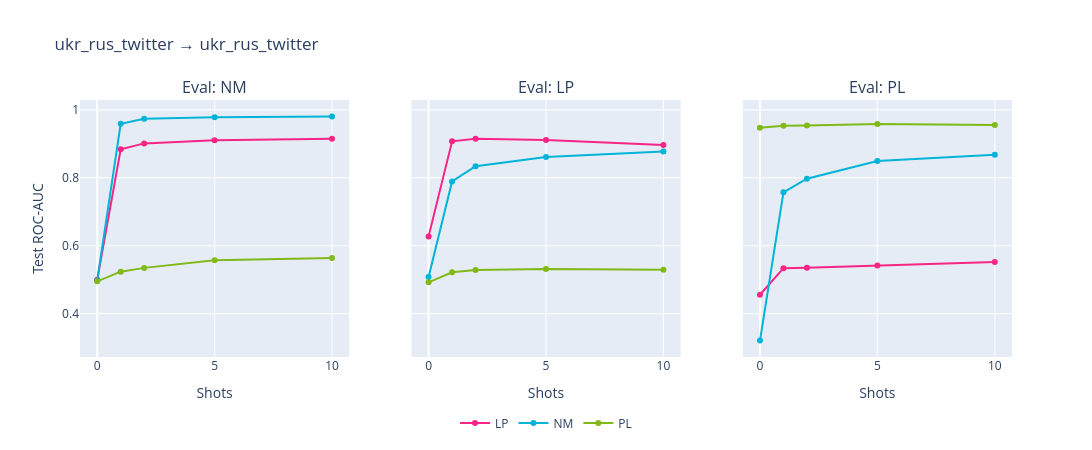

The notebook cell this image was saved under:
### Code cell
import plotly.graph_objects as go
from plotly.subplots import make_subplots

TRAIN_DATASET = 'ukr_rus_twitter'
EVAL_DATASET = 'ukr_rus_twitter'
EVAL_TASKS = ["nm", "lp", "pl"]
colors = {"nm": "#00b4d8", "lp": "#f72585", "pl": "#80b918"}

i_cross = df.train1_dataset.eq(TRAIN_DATASET) & df.eval1_dataset.eq(EVAL_DATASET)
plot_df_cross = df[i_cross].copy()
i_same = (df.train1_dataset.eq(EVAL_DATASET) & df.eval1_dataset.eq(EVAL_DATASET)
          & df.prefix.str.startswith("trained"))
plot_df_same = df[i_same].dropna()

fig = make_subplots(rows=1, cols=len(EVAL_TASKS), shared_yaxes=True,
                    subplot_titles=[f"Eval: {t.upper()}" for t in EVAL_TASKS])

seen = set()  # dedupe legend across subplots
for col, eval_task in enumerate(EVAL_TASKS, start=1):
    # Cross (solid)
    sub_c = plot_df_cross[plot_df_cross["eval1_task"] == eval_task]
    for tt in sorted(sub_c["train1_task"].dropna().unique()):
        s = sub_c[sub_c["train1_task"] == tt].sort_values("shot_label")
        name = tt.upper()
        fig.add_trace(go.Scatter(
            x=s["shot_label"], y=s["test_roc_auc"],
            mode="lines+markers", name=name,
            legendgroup=name, showlegend=name not in seen,
            line=dict(color=colors.get(tt)),
            customdata=s[["display_name"]].values,
            hovertemplate="<b>%{customdata[0]}</b><br>shots=%{x}<br>AUC=%{y:.3f}<extra></extra>",
        ), row=1, col=col)
        seen.add(name)

    # Same-dataset baseline (dashed)
    sub_s = plot_df_same[plot_df_same["eval1_task"] == eval_task]
    for tt in sorted(sub_s["train1_task"].dropna().unique()):
        s = sub_s[sub_s["train1_task"] == tt].sort_values("shot_label")
        name = f"{tt.upper()} (baseline)"
        fig.add_trace(go.Scatter(
            x=s["shot_label"], y=s["test_roc_auc"],
            mode="lines", name=name,
            legendgroup=name, showlegend=name not in seen,
            line=dict(color=colors.get(tt), dash="dash"), opacity=0.5,
            customdata=s[["display_name"]].values,
            hovertemplate="<b>%{customdata[0]}</b><br>shots=%{x}<br>AUC=%{y:.3f}<extra></extra>",
        ), row=1, col=col)
        seen.add(name)

    fig.update_xaxes(title_text="Shots", row=1, col=col)

fig.update_yaxes(title_text="Test ROC-AUC", row=1, col=1)
fig.update_layout(
    title=f"{TRAIN_DATASET} → {EVAL_DATASET}",
    height=450, width=1100,
    legend=dict(orientation="h", y=-0.2, x=0.5, xanchor="center"),
    hovermode="closest",
)
fig.show()

### Figure 1 — Plotly figure (JSON) as saved in the notebook; plotly's stock layout.template omitted (floating-point values rounded to 4 significant figures)
{"data": [{"customdata": [["trained_on_lp_eval_on_nm_0_shot_10_04_2026_13_18_47"], ["trained_on_lp_eval_on_nm_1_shot_10_04_2026_13_22_06"], ["trained_on_lp_eval_on_nm_2_shot_10_04_2026_13_24_37"], ["trained_on_lp_eval_on_nm_5_shot_10_04_2026_13_27_22"], ["trained_on_lp_eval_on_nm_10_shot_10_04_2026_13_30_45"]], "hovertemplate": "<b>%{customdata[0]}</b><br>shots=%{x}<br>AUC=%{y:.3f}<extra></extra>", "legendgroup": "LP", "line": {"color": "#f72585"}, "mode": "lines+markers", "name": "LP", "showlegend": true, "type": "scatter", "x": [0, 1, 2, 5, 10], "xaxis": "x", "y": [0.4996, 0.8838, 0.9012, 0.9106, 0.9146], "yaxis": "y"}, {"customdata": [["trained_on_nm_eval_on_nm_0_shot_10_04_2026_13_35_14"], ["trained_on_nm_eval_on_nm_1_shot_10_04_2026_13_37_31"], ["trained_on_nm_eval_on_nm_2_shot_10_04_2026_13_40_03"], ["trained_on_nm_eval_on_nm_5_shot_10_04_2026_13_42_48"], ["trained_on_nm_eval_on_nm_10_shot_10_04_2026_13_46_10"]], "hovertemplate": "<b>%{customdata[0]}</b><br>shots=%{x}<br>AUC=%{y:.3f}<extra></extra>", "legendgroup": "NM", "line": {"color": "#00b4d8"}, "mode": "lines+markers", "name": "NM", "showlegend": true, "type": "scatter", "x": [0, 1, 2, 5, 10], "xaxis": "x", "y": [0.497, 0.9589, 0.9734, 0.9782, 0.9801], "yaxis": "y"}, {"customdata": [["trained_on_pl_08042026_eval_on_nm_0_shot_10_04_2026_13_11_52"], ["trained_on_pl_08042026_eval_on_nm_1_shot_10_04_2026_13_14_50"], ["trained_on_pl_08042026_eval_on_nm_2_shot_10_04_2026_13_17_48"], ["trained_on_pl_08042026_eval_on_nm_5_shot_10_04_2026_13_21_29"], ["trained_on_pl_08042026_eval_on_nm_10_shot_10_04_2026_13_25_18"]], "hovertemplate": "<b>%{customdata[0]}</b><br>shots=%{x}<br>AUC=%{y:.3f}<extra></extra>", "legendgroup": "PL", "line": {"color": "#80b918"}, "mode": "lines+markers", "name": "PL", "showlegend": true, "type": "scatter", "x": [0, 1, 2, 5, 10], "xaxis": "x", "y": [0.495, 0.5236, 0.5347, 0.5574, 0.5636], "yaxis": "y"}, {"customdata": [["trained_on_lp_eval_on_lp_0_shot_10_04_2026_13_20_55"], ["trained_on_lp_eval_on_lp_1_shot_10_04_2026_13_23_22"], ["trained_on_lp_eval_on_lp_2_shot_10_04_2026_13_25_59"], ["trained_on_lp_eval_on_lp_5_shot_10_04_2026_13_29_01"], ["trained_on_lp_eval_on_lp_10_shot_10_04_2026_13_32_56"]], "hovertemplate": "<b>%{customdata[0]}</b><br>shots=%{x}<br>AUC=%{y:.3f}<extra></extra>", "legendgroup": "LP", "line": {"color": "#f72585"}, "mode": "lines+markers", "name": "LP", "showlegend": false, "type": "scatter", "x": [0, 1, 2, 5, 10], "xaxis": "x2", "y": [0.6275, 0.9074, 0.9148, 0.9113, 0.8965], "yaxis": "y2"}, {"customdata": [["trained_on_nm_eval_on_lp_0_shot_10_04_2026_13_36_23"], ["trained_on_nm_eval_on_lp_1_shot_10_04_2026_13_38_46"], ["trained_on_nm_eval_on_lp_2_shot_10_04_2026_13_41_25"], ["trained_on_nm_eval_on_lp_5_shot_10_04_2026_13_44_26"], ["trained_on_nm_eval_on_lp_10_shot_10_04_2026_13_48_19"]], "hovertemplate": "<b>%{customdata[0]}</b><br>shots=%{x}<br>AUC=%{y:.3f}<extra></extra>", "legendgroup": "NM", "line": {"color": "#00b4d8"}, "mode": "lines+markers", "name": "NM", "showlegend": false, "type": "scatter", "x": [0, 1, 2, 5, 10], "xaxis": "x2", "y": [0.5082, 0.7891, 0.8339, 0.8611, 0.8774], "yaxis": "y2"}, {"customdata": [["trained_on_pl_08042026_eval_on_lp_0_shot_10_04_2026_13_13_29"], ["trained_on_pl_08042026_eval_on_lp_1_shot_10_04_2026_13_16_08"], ["trained_on_pl_08042026_eval_on_lp_2_shot_10_04_2026_13_19_59"], ["trained_on_pl_08042026_eval_on_lp_5_shot_10_04_2026_13_23_26"], ["trained_on_pl_08042026_eval_on_lp_10_shot_10_04_2026_13_27_34"]], "hovertemplate": "<b>%{customdata[0]}</b><br>shots=%{x}<br>AUC=%{y:.3f}<extra></extra>", "legendgroup": "PL", "line": {"color": "#80b918"}, "mode": "lines+markers", "name": "PL", "showlegend": false, "type": "scatter", "x": [0, 1, 2, 5, 10], "xaxis": "x2", "y": [0.4923, 0.5218, 0.5284, 0.5318, 0.5289], "yaxis": "y2"}, {"customdata": [["trained_on_lp_eval_on_pl_0_shot_10_04_2026_13_21_31"], ["trained_on_lp_eval_on_pl_1_shot_10_04_2026_13_23_58"], ["trained_on_lp_eval_on_pl_2_shot_10_04_2026_13_26_38"], ["trained_on_lp_eval_on_pl_5_shot_10_04_2026_13_29_48"], ["trained_on_lp_eval_on_pl_10_shot_10_04_2026_13_33_55"]], "hovertemplate": "<b>%{customdata[0]}</b><br>shots=%{x}<br>AUC=%{y:.3f}<extra></extra>", "legendgroup": "LP", "line": {"color": "#f72585"}, "mode": "lines+markers", "name": "LP", "showlegend": false, "type": "scatter", "x": [0, 1, 2, 5, 10], "xaxis": "x3", "y": [0.4557, 0.534, 0.5348, 0.542, 0.5518], "yaxis": "y3"}, {"customdata": [["trained_on_nm_eval_on_pl_0_shot_10_04_2026_13_36_56"], ["trained_on_nm_eval_on_pl_1_shot_10_04_2026_13_39_24"], ["trained_on_nm_eval_on_pl_2_shot_10_04_2026_13_42_04"], ["trained_on_nm_eval_on_pl_5_shot_10_04_2026_13_45_13"], ["trained_on_nm_eval_on_pl_10_shot_10_04_2026_13_49_19"]], "hovertemplate": "<b>%{customdata[0]}</b><br>shots=%{x}<br>AUC=%{y:.3f}<extra></extra>", "legendgroup": "NM", "line": {"color": "#00b4d8"}, "mode": "lines+markers", "name": "NM", "showlegend": false, "type": "scatter", "x": [0, 1, 2, 5, 10], "xaxis": "x3", "y": [0.3207, 0.7574, 0.7972, 0.8493, 0.868], "yaxis": "y3"}, {"customdata": [["trained_on_pl_08042026_eval_on_pl_0_shot_10_04_2026_13_14_07"], ["trained_on_pl_08042026_eval_on_pl_1_shot_10_04_2026_13_17_01"], ["trained_on_pl_08042026_eval_on_pl_2_shot_10_04_2026_13_20_42"], ["trained_on_pl_08042026_eval_on_pl_5_shot_10_04_2026_13_24_17"], ["trained_on_pl_08042026_eval_on_pl_10_shot_10_04_2026_13_28_38"]], "hovertemplate": "<b>%{customdata[0]}</b><br>shots=%{x}<br>AUC=%{y:.3f}<extra></extra>", "legendgroup": "PL", "line": {"color": "#80b918"}, "mode": "lines+markers", "name": "PL", "showlegend": false, "type": "scatter", "x": [0, 1, 2, 5, 10], "xaxis": "x3", "y": [0.9475, 0.953, 0.9536, 0.9585, 0.9555], "yaxis": "y3"}], "layout": {"annotations": [{"font": {"size": 16}, "showarrow": false, "text": "Eval: NM", "x": 0.1444, "xanchor": "center", "xref": "paper", "y": 1, "yanchor": "bottom", "yref": "paper"}, {"font": {"size": 16}, "showarrow": false, "text": "Eval: LP", "x": 0.5, "xanchor": "center", "xref": "paper", "y": 1, "yanchor": "bottom", "yref": "paper"}, {"font": {"size": 16}, "showarrow": false, "text": "Eval: PL", "x": 0.8556, "xanchor": "center", "xref": "paper", "y": 1, "yanchor": "bottom", "yref": "paper"}], "height": 450, "hovermode": "closest", "legend": {"orientation": "h", "x": 0.5, "xanchor": "center", "y": -0.2}, "title": {"text": "ukr_rus_twitter → ukr_rus_twitter"}, "width": 1100, "xaxis": {"anchor": "y", "domain": [0, 0.2889], "title": {"text": "Shots"}}, "xaxis2": {"anchor": "y2", "domain": [0.3556, 0.6444], "title": {"text": "Shots"}}, "xaxis3": {"anchor": "y3", "domain": [0.7111, 1], "title": {"text": "Shots"}}, "yaxis": {"anchor": "x", "domain": [0, 1], "title": {"text": "Test ROC-AUC"}}, "yaxis2": {"anchor": "x2", "domain": [0, 1], "matches": "y", "showticklabels": false}, "yaxis3": {"anchor": "x3", "domain": [0, 1], "matches": "y", "showticklabels": false}}}
